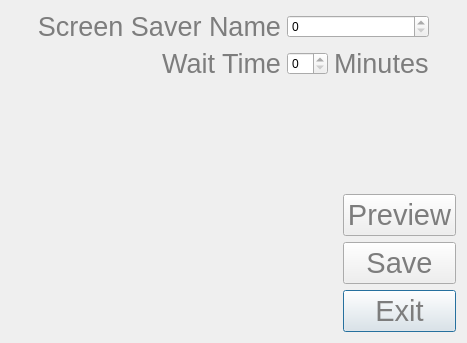
<ui version="4.0" >
 <class>NScreenSaverSettings</class>
 <widget class="QWidget" name="NScreenSaverSettings" >
  <property name="geometry" >
   <rect>
    <x>0</x>
    <y>0</y>
    <width>467</width>
    <height>343</height>
   </rect>
  </property>
  <property name="minimumSize" >
   <size>
    <width>120</width>
    <height>0</height>
   </size>
  </property>
  <property name="palette" >
   <palette>
    <active>
     <colorrole role="WindowText" >
      <brush brushstyle="SolidPattern" >
       <color alpha="255" >
        <red>125</red>
        <green>125</green>
        <blue>125</blue>
       </color>
      </brush>
     </colorrole>
     <colorrole role="ButtonText" >
      <brush brushstyle="SolidPattern" >
       <color alpha="255" >
        <red>125</red>
        <green>125</green>
        <blue>125</blue>
       </color>
      </brush>
     </colorrole>
    </active>
    <inactive>
     <colorrole role="WindowText" >
      <brush brushstyle="SolidPattern" >
       <color alpha="255" >
        <red>125</red>
        <green>125</green>
        <blue>125</blue>
       </color>
      </brush>
     </colorrole>
     <colorrole role="ButtonText" >
      <brush brushstyle="SolidPattern" >
       <color alpha="255" >
        <red>125</red>
        <green>125</green>
        <blue>125</blue>
       </color>
      </brush>
     </colorrole>
    </inactive>
    <disabled>
     <colorrole role="WindowText" >
      <brush brushstyle="SolidPattern" >
       <color alpha="255" >
        <red>110</red>
        <green>111</green>
        <blue>114</blue>
       </color>
      </brush>
     </colorrole>
     <colorrole role="ButtonText" >
      <brush brushstyle="SolidPattern" >
       <color alpha="255" >
        <red>0</red>
        <green>0</green>
        <blue>0</blue>
       </color>
      </brush>
     </colorrole>
    </disabled>
   </palette>
  </property>
  <property name="focusPolicy" >
   <enum>Qt::NoFocus</enum>
  </property>
  <property name="acceptDrops" >
   <bool>false</bool>
  </property>
  <property name="windowTitle" >
   <string>Screen Saver Settings</string>
  </property>
  <layout class="QVBoxLayout" name="verticalLayout" >
   <item>
    <layout class="QHBoxLayout" name="horizontalLayout" >
     <item>
      <spacer>
       <property name="orientation" >
        <enum>Qt::Horizontal</enum>
       </property>
       <property name="sizeHint" stdset="0" >
        <size>
         <width>40</width>
         <height>20</height>
        </size>
       </property>
      </spacer>
     </item>
     <item>
      <layout class="QGridLayout" name="gridLayout" >
       <item row="0" column="0" >
        <widget class="QLabel" name="label" >
         <property name="sizePolicy" >
          <sizepolicy vsizetype="Preferred" hsizetype="Minimum" >
           <horstretch>0</horstretch>
           <verstretch>0</verstretch>
          </sizepolicy>
         </property>
         <property name="font" >
          <font>
           <pointsize>20</pointsize>
          </font>
         </property>
         <property name="text" >
          <string>Screen Saver Name</string>
         </property>
         <property name="alignment" >
          <set>Qt::AlignRight|Qt::AlignTrailing|Qt::AlignVCenter</set>
         </property>
        </widget>
       </item>
       <item row="0" column="1" colspan="2" >
        <widget class="QSpinBox" name="spinBox" >
         <property name="sizePolicy" >
          <sizepolicy vsizetype="Fixed" hsizetype="Expanding" >
           <horstretch>0</horstretch>
           <verstretch>0</verstretch>
          </sizepolicy>
         </property>
        </widget>
       </item>
       <item row="1" column="0" >
        <widget class="QLabel" name="label_2" >
         <property name="sizePolicy" >
          <sizepolicy vsizetype="Preferred" hsizetype="Minimum" >
           <horstretch>0</horstretch>
           <verstretch>0</verstretch>
          </sizepolicy>
         </property>
         <property name="font" >
          <font>
           <pointsize>20</pointsize>
          </font>
         </property>
         <property name="text" >
          <string>Wait Time</string>
         </property>
         <property name="alignment" >
          <set>Qt::AlignRight|Qt::AlignTrailing|Qt::AlignVCenter</set>
         </property>
        </widget>
       </item>
       <item row="1" column="1" >
        <widget class="QSpinBox" name="spinBox_2" />
       </item>
       <item row="1" column="2" >
        <widget class="QLabel" name="label_3" >
         <property name="font" >
          <font>
           <pointsize>20</pointsize>
          </font>
         </property>
         <property name="text" >
          <string>Minutes</string>
         </property>
        </widget>
       </item>
      </layout>
     </item>
     <item>
      <spacer>
       <property name="orientation" >
        <enum>Qt::Horizontal</enum>
       </property>
       <property name="sizeHint" stdset="0" >
        <size>
         <width>40</width>
         <height>20</height>
        </size>
       </property>
      </spacer>
     </item>
    </layout>
   </item>
   <item>
    <spacer>
     <property name="orientation" >
      <enum>Qt::Vertical</enum>
     </property>
     <property name="sizeHint" stdset="0" >
      <size>
       <width>20</width>
       <height>121</height>
      </size>
     </property>
    </spacer>
   </item>
   <item>
    <layout class="QHBoxLayout" name="horizontalLayout_2" >
     <item>
      <spacer>
       <property name="orientation" >
        <enum>Qt::Horizontal</enum>
       </property>
       <property name="sizeHint" stdset="0" >
        <size>
         <width>491</width>
         <height>20</height>
        </size>
       </property>
      </spacer>
     </item>
     <item>
      <layout class="QVBoxLayout" >
       <item>
        <widget class="NPushButton" name="pushButtonPreview" >
         <property name="font" >
          <font>
           <pointsize>22</pointsize>
          </font>
         </property>
         <property name="text" >
          <string>Preview</string>
         </property>
         <property name="autoDefault" >
          <bool>true</bool>
         </property>
        </widget>
       </item>
       <item>
        <widget class="NPushButton" name="pushButtonSave" >
         <property name="font" >
          <font>
           <pointsize>22</pointsize>
          </font>
         </property>
         <property name="text" >
          <string>Save</string>
         </property>
         <property name="autoDefault" >
          <bool>true</bool>
         </property>
        </widget>
       </item>
       <item>
        <widget class="NPushButton" name="pushButtonExit" >
         <property name="font" >
          <font>
           <pointsize>22</pointsize>
          </font>
         </property>
         <property name="text" >
          <string>Exit</string>
         </property>
         <property name="autoDefault" >
          <bool>true</bool>
         </property>
         <property name="default" >
          <bool>true</bool>
         </property>
        </widget>
       </item>
      </layout>
     </item>
    </layout>
   </item>
  </layout>
 </widget>
 <customwidgets>
  <customwidget>
   <class>NPushButton</class>
   <extends>QPushButton</extends>
   <header>npushbutton.h</header>
  </customwidget>
 </customwidgets>
 <tabstops>
  <tabstop>pushButtonPreview</tabstop>
  <tabstop>pushButtonSave</tabstop>
  <tabstop>pushButtonExit</tabstop>
 </tabstops>
 <resources/>
 <connections/>
</ui>
